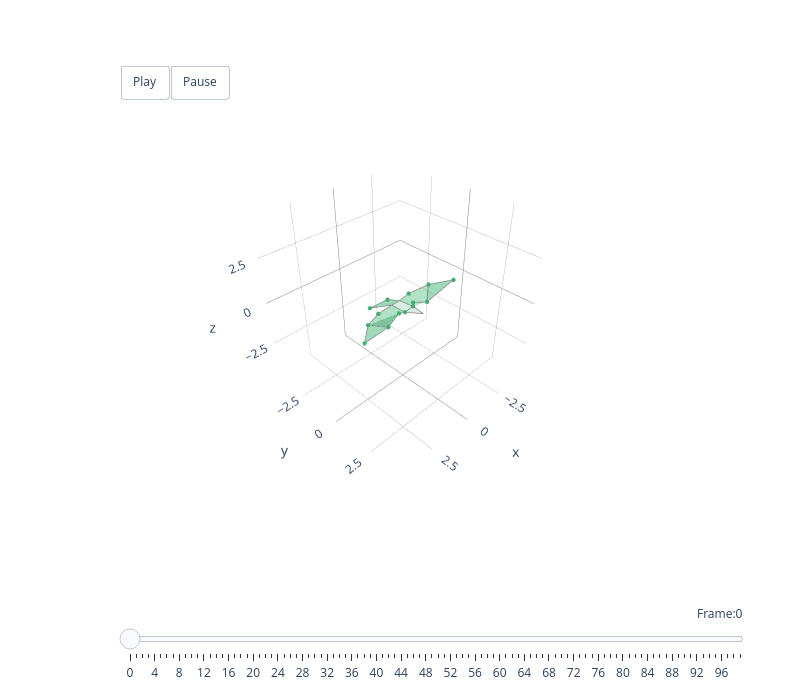

Source (notebook cell):
### Markdown cell above
### Animating real flight data

You can also animate actual recorded flight data to see how the pigeon moved during the capture session. We use `animate_plotly` with a subset of the cleaned frames.

**Important:** `animate_plotly` expects analysis markers only (14 for the pigeon), not all 19 markers. Use `get_analysis_data()` to extract just the analysis markers before animating.

### Code cell
# Animate a short segment of real flight data
# animate_plotly expects analysis markers only (14), not all markers (19),
# so we use get_analysis_data to extract just the analysis markers.
analysis_clean = pigeon.get_analysis_data(clean_full)
fig = animate_plotly(pigeon, analysis_clean[0:100], colour='mediumseagreen')
fig.show()

### Figure 1 — Plotly figure (JSON) as saved in the notebook; plotly's stock layout.template omitted (floating-point values rounded to 4 significant figures)
{"data": [{"color": "mediumseagreen", "hoverinfo": "none", "opacity": 0.2, "type": "mesh3d", "x": [0.3368, -0.05033, -0.2906], "y": [0.4547, 1.261, 0.3767], "z": [0.0008271, 0.1311, -0.0156]}, {"hoverinfo": "name", "line": {"color": "grey", "width": 1.5}, "mode": "lines", "name": "head mediumseagreen", "type": "scatter3d", "x": [0.3368, -0.05033, -0.2906, 0.3368], "y": [0.4547, 1.261, 0.3767, 0.4547], "z": [0.0008271, 0.1311, -0.0156, 0.0008271]}, {"color": "mediumseagreen", "hoverinfo": "none", "opacity": 0.2, "type": "mesh3d", "x": [0.3368, 0.271, 0.04818, -0.271, -0.2906], "y": [0.4547, -0.5183, -0.5183, -0.5183, 0.3767], "z": [0.0008271, -0.1189, -0.1189, -0.1189, -0.0156]}, {"hoverinfo": "name", "line": {"color": "grey", "width": 1.5}, "mode": "lines", "name": "body mediumseagreen", "type": "scatter3d", "x": [0.3368, 0.271, 0.04818, -0.271, -0.2906, 0.3368], "y": [0.4547, -0.5183, -0.5183, -0.5183, 0.3767, 0.4547], "z": [0.0008271, -0.1189, -0.1189, -0.1189, -0.0156, 0.0008271]}, {"color": "mediumseagreen", "hoverinfo": "none", "opacity": 0.5, "type": "mesh3d", "x": [0.271, 0.04818, -0.271, -0.4957, 0.7545], "y": [-0.5183, -0.5183, -0.5183, -1.612, -1.573], "z": [-0.1189, -0.1189, -0.1189, -0.707, -0.5889]}, {"hoverinfo": "name", "line": {"color": "grey", "width": 1.5}, "mode": "lines", "name": "tail mediumseagreen", "type": "scatter3d", "x": [0.271, 0.04818, -0.271, -0.4957, 0.7545, 0.271], "y": [-0.5183, -0.5183, -0.5183, -1.612, -1.573, -0.5183], "z": [-0.1189, -0.1189, -0.1189, -0.707, -0.5889, -0.1189]}, {"color": "mediumseagreen", "hoverinfo": "none", "opacity": 0.4, "type": "mesh3d", "x": [0.3368, 0.6115, 1.037, 2.265, 1.203, 0.271], "y": [0.4547, 0.3387, 0.04017, 0.00486, -0.4476, -0.5183], "z": [0.0008271, 0.01335, -0.7411, 0.0355, -0.1173, -0.1189]}, {"hoverinfo": "name", "line": {"color": "grey", "width": 1.5}, "mode": "lines", "name": "right_armwing mediumseagreen", "type": "scatter3d", "x": [0.3368, 0.6115, 1.037, 2.265, 1.203, 0.271, 0.3368], "y": [0.4547, 0.3387, 0.04017, 0.00486, -0.4476, -0.5183, 0.4547], "z": [0.0008271, 0.01335, -0.7411, 0.0355, -0.1173, -0.1189, 0.0008271]}, {"color": "mediumseagreen", "hoverinfo": "none", "opacity": 0.4, "type": "mesh3d", "x": [-0.2906, -0.526, -1.115, -2.202, -1.048, -0.271], "y": [0.3767, 0.1524, 0.5349, -0.3595, -0.6449, -0.5183], "z": [-0.0156, -0.02654, -0.08643, 0.009028, -0.129, -0.1189]}, {"hoverinfo": "name", "line": {"color": "grey", "width": 1.5}, "mode": "lines", "name": "left_armwing mediumseagreen", "type": "scatter3d", "x": [-0.2906, -0.526, -1.115, -2.202, -1.048, -0.271, -0.2906], "y": [0.3767, 0.1524, 0.5349, -0.3595, -0.6449, -0.5183, 0.3767], "z": [-0.0156, -0.02654, -0.08643, 0.009028, -0.129, -0.1189, -0.0156]}, {"color": "mediumseagreen", "hoverinfo": "none", "opacity": 0.5, "type": "mesh3d", "x": [-1.115, -2.202, -3.26], "y": [0.5349, -0.3595, 0.3993], "z": [-0.08643, 0.009028, 0.1568]}, {"hoverinfo": "name", "line": {"color": "grey", "width": 1.5}, "mode": "lines", "name": "left_handwing mediumseagreen", "type": "scatter3d", "x": [-1.115, -2.202, -3.26, -1.115], "y": [0.5349, -0.3595, 0.3993, 0.5349], "z": [-0.08643, 0.009028, 0.1568, -0.08643]}, {"color": "mediumseagreen", "hoverinfo": "none", "opacity": 0.5, "type": "mesh3d", "x": [1.037, 2.265, 3.229], "y": [0.04017, 0.00486, 0.8544], "z": [-0.7411, 0.0355, 0.0407]}, {"hoverinfo": "name", "line": {"color": "grey", "width": 1.5}, "mode": "lines", "name": "right_handwing mediumseagreen", "type": "scatter3d", "x": [1.037, 2.265, 3.229, 1.037], "y": [0.04017, 0.00486, 0.8544, 0.04017], "z": [-0.7411, 0.0355, 0.0407, -0.7411]}, {"hoverinfo": "none", "marker": {"color": "mediumseagreen", "opacity": 1, "size": 2.5}, "mode": "markers", "type": "scatter3d", "x": [-3.26, 3.229, -1.115, 1.037, -2.202, 2.265, -1.048, 1.203, -0.526, 0.6115, -0.2906, 0.3368, -0.4957, 0.7545], "y": [0.3993, 0.8544, 0.5349, 0.04017, -0.3595, 0.00486, -0.6449, -0.4476, 0.1524, 0.3387, 0.3767, 0.4547, -1.612, -1.573], "z": [0.1568, 0.0407, -0.08643, -0.7411, 0.009028, 0.0355, -0.129, -0.1173, -0.02654, 0.01335, -0.0156, 0.0008271, -0.707, -0.5889]}], "layout": {"height": 700, "margin": {"b": 100, "l": 50, "r": 50, "t": 100}, "scene": {"aspectmode": "cube", "aspectratio": {"x": 1, "y": 1, "z": 1}, "camera": {"eye": {"x": 1.5, "y": 1.5, "z": 1.5}, "up": {"x": 0, "y": 0, "z": 1}}, "domain": {"x": [0, 1], "y": [0.1, 1]}, "xaxis": {"backgroundcolor": "white", "dtick": 2.5, "gridcolor": "grey", "gridwidth": 0.5, "range": [-4.565, 4.565], "showbackground": true, "tick0": 0, "zerolinecolor": "grey"}, "yaxis": {"backgroundcolor": "white", "dtick": 2.5, "gridcolor": "grey", "gridwidth": 0.5, "range": [-4.776, 4.354], "showbackground": true, "tick0": 0, "zerolinecolor": "grey"}, "zaxis": {"backgroundcolor": "white", "dtick": 2.5, "gridcolor": "grey", "gridwidth": 0.5, "range": [-4.565, 4.565], "showbackground": true, "tick0": 0, "zerolinecolor": "grey"}}, "showlegend": false, "sliders": [{"active": 0, "currentvalue": {"font": {"size": 12}, "prefix": "Frame:", "visible": true, "xanchor": "right"}, "len": 0.9, "pad": {"b": 10, "t": 50}, "steps": [{"args": [[0], {"frame": {"duration": 300, "redraw": true}, "mode": "immediate", "transition": {"duration": 300}}], "label": "0", "method": "animate"}, {"args": [[1], {"frame": {"duration": 300, "redraw": true}, "mode": "immediate", "transition": {"duration": 300}}], "label": "1", "method": "animate"}, {"args": [[2], {"frame": {"duration": 300, "redraw": true}, "mode": "immediate", "transition": {"duration": 300}}], "label": "2", "method": "animate"}, {"args": [[3], {"frame": {"duration": 300, "redraw": true}, "mode": "immediate", "transition": {"duration": 300}}], "label": "3", "method": "animate"}, {"args": [[4], {"frame": {"duration": 300, "redraw": true}, "mode": "immediate", "transition": {"duration": 300}}], "label": "4", "method": "animate"}, {"args": [[5], {"frame": {"duration": 300, "redraw": true}, "mode": "immediate", "transition": {"duration": 300}}], "label": "5", "method": "animate"}, {"args": [[6], {"frame": {"duration": 300, "redraw": true}, "mode": "immediate", "transition": {"duration": 300}}], "label": "6", "method": "animate"}, {"args": [[7], {"frame": {"duration": 300, "redraw": true}, "mode": "immediate", "transition": {"duration": 300}}], "label": "7", "method": "animate"}, {"args": [[8], {"frame": {"duration": 300, "redraw": true}, "mode": "immediate", "transition": {"duration": 300}}], "label": "8", "method": "animate"}, {"args": [[9], {"frame": {"duration": 300, "redraw": true}, "mode": "immediate", "transition": {"duration": 300}}], "label": "9", "method": "animate"}, {"args": [[10], {"frame": {"duration": 300, "redraw": true}, "mode": "immediate", "transition": {"duration": 300}}], "label": "10", "method": "animate"}, {"args": [[11], {"frame": {"duration": 300, "redraw": true}, "mode": "immediate", "transition": {"duration": 300}}], "label": "11", "method": "animate"}, {"args": [[12], {"frame": {"duration": 300, "redraw": true}, "mode": "immediate", "transition": {"duration": 300}}], "label": "12", "method": "animate"}, {"args": [[13], {"frame": {"duration": 300, "redraw": true}, "mode": "immediate", "transition": {"duration": 300}}], "label": "13", "method": "animate"}, {"args": [[14], {"frame": {"duration": 300, "redraw": true}, "mode": "immediate", "transition": {"duration": 300}}], "label": "14", "method": "animate"}, {"args": [[15], {"frame": {"duration": 300, "redraw": true}, "mode": "immediate", "transition": {"duration": 300}}], "label": "15", "method": "animate"}, {"args": [[16], {"frame": {"duration": 300, "redraw": true}, "mode": "immediate", "transition": {"duration": 300}}], "label": "16", "method": "animate"}, {"args": [[17], {"frame": {"duration": 300, "redraw": true}, "mode": "immediate", "transition": {"duration": 300}}], "label": "17", "method": "animate"}, {"args": [[18], {"frame": {"duration": 300, "redraw": true}, "mode": "immediate", "transition": {"duration": 300}}], "label": "18", "method": "animate"}, {"args": [[19], {"frame": {"duration": 300, "redraw": true}, "mode": "immediate", "transition": {"duration": 300}}], "label": "19", "method": "animate"}, {"args": [[20], {"frame": {"duration": 300, "redraw": true}, "mode": "immediate", "transition": {"duration": 300}}], "label": "20", "method": "animate"}, {"args": [[21], {"frame": {"duration": 300, "redraw": true}, "mode": "immediate", "transition": {"duration": 300}}], "label": "21", "method": "animate"}, {"args": [[22], {"frame": {"duration": 300, "redraw": true}, "mode": "immediate", "transition": {"duration": 300}}], "label": "22", "method": "animate"}, {"args": [[23], {"frame": {"duration": 300, "redraw": true}, "mode": "immediate", "transition": {"duration": 300}}], "label": "23", "method": "animate"}, {"args": [[24], {"frame": {"duration": 300, "redraw": true}, "mode": "immediate", "transition": {"duration": 300}}], "label": "24", "method": "animate"}, {"args": [[25], {"frame": {"duration": 300, "redraw": true}, "mode": "immediate", "transition": {"duration": 300}}], "label": "25", "method": "animate"}, {"args": [[26], {"frame": {"duration": 300, "redraw": true}, "mode": "immediate", "transition": {"duration": 300}}], "label": "26", "method": "animate"}, {"args": [[27], {"frame": {"duration": 300, "redraw": true}, "mode": "immediate", "transition": {"duration": 300}}], "label": "27", "method": "animate"}, {"args": [[28], {"frame": {"duration": 300, "redraw": true}, "mode": "immediate", "transition": {"duration": 300}}], "label": "28", "method": "animate"}, {"args": [[29], {"frame": {"duration": 300, "redraw": true}, "mode": "immediate", "transition": {"duration": 300}}], "label": "29", "method": "animate"}, {"args": [[30], {"frame": {"duration": 300, "redraw": true}, "mode": "immediate", "transition": {"duration": 300}}], "label": "30", "method": "animate"}, {"args": [[31], {"frame": {"duration": 300, "redraw": true}, "mode": "immediate", "transition": {"duration": 300}}], "label": "31", "method": "animate"}, {"args": [[32], {"frame": {"duration": 300, "redraw": true}, "mode": "immediate", "transition": {"duration": 300}}], "label": "32", "method": "animate"}, {"args": [[33], {"frame": {"duration": 300, "redraw": true}, "mode": "immediate", "transition": {"duration": 300}}], "label": "33", "method": "animate"}, {"args": [[34], {"frame": {"duration": 300, "redraw": true}, "mode": "immediate", "transition": {"duration": 300}}], "label": "34", "method": "animate"}, {"args": [[35], {"frame": {"duration": 300, "redraw": true}, "mode": "immediate", "transition": {"duration": 300}}], "label": "35", "method": "animate"}, {"args": [[36], {"frame": {"duration": 300, "redraw": true}, "mode": "immediate", "transition": {"duration": 300}}], "label": "36", "method": "animate"}, {"args": [[37], {"frame": {"duration": 300, "redraw": true}, "mode": "immediate", "transition": {"duration": 300}}], "label": "37", "method": "animate"}, {"args": [[38], {"frame": {"duration": 300, "redraw": true}, "mode": "immediate", "transition": {"duration": 300}}], "label": "38", "method": "animate"}, {"args": [[39], {"frame": {"duration": 300, "redraw": true}, "mode": "immediate", "transition": {"duration": 300}}], "label": "39", "method": "animate"}, {"args": [[40], {"frame": {"duration": 300, "redraw": true}, "mode": "immediate", "transition": {"duration": 300}}], "label": "40", "method": "animate"}, {"args": [[41], {"frame": {"duration": 300, "redraw": true}, "mode": "immediate", "transition": {"duration": 300}}], "label": "41", "method": "animate"}, {"args": [[42], {"frame": {"duration": 300, "redraw": true}, "mode": "immediate", "transition": {"duration": 300}}], "label": "42", "method": "animate"}, {"args": [[43], {"frame": {"duration": 300, "redraw": true}, "mode": "immediate", "transition": {"duration": 300}}], "label": "43", "method": "animate"}, {"args": [[44], {"frame": {"duration": 300, "redraw": true}, "mode": "immediate", "transition": {"duration": 300}}], "label": "44", "method": "animate"}, {"args": [[45], {"frame": {"duration": 300, "redraw": true}, "mode": "immediate", "transition": {"duration": 300}}], "label": "45", "method": "animate"}, {"args": [[46], {"frame": {"duration": 300, "redraw": true}, "mode": "immediate", "transition": {"duration": 300}}], "label": "46", "method": "animate"}, {"args": [[47], {"frame": {"duration": 300, "redraw": true}, "mode": "immediate", "transition": {"duration": 300}}], "label": "47", "method": "animate"}, {"args": [[48], {"frame": {"duration": 300, "redraw": true}, "mode": "immediate", "transition": {"duration": 300}}], "label": "48", "method": "animate"}, {"args": [[49], {"frame": {"duration": 300, "redraw": true}, "mode": "immediate", "transition": {"duration": 300}}], "label": "49", "method": "animate"}, {"args": [[50], {"frame": {"duration": 300, "redraw": true}, "mode": "immediate", "transition": {"duration": 300}}], "label": "50", "method": "animate"}, {"args": [[51], {"frame": {"duration": 300, "redraw": true}, "mode": "immediate", "transition": {"duration": 300}}], "label": "51", "method": "animate"}, {"args": [[52], {"frame": {"duration": 300, "redraw": true}, "mode": "immediate", "transition": {"duration": 300}}], "label": "52", "method": "animate"}, {"args": [[53], {"frame": {"duration": 300, "redraw": true}, "mode": "immediate", "transition": {"duration": 300}}], "label": "53", "method": "animate"}, {"args": [[54], {"frame": {"duration": 300, "redraw": true}, "mode": "immediate", "transition": {"duration": 300}}], "label": "54", "method": "animate"}, {"args": [[55], {"frame": {"duration": 300, "redraw": true}, "mode": "immediate", "transition": {"duration": 300}}], "label": "55", "method": "animate"}, {"args": [[56], {"frame": {"duration": 300, "redraw": true}, "mode": "immediate", "transition": {"duration": 300}}], "label": "56", "method": "animate"}, {"args": [[57], {"frame": {"duration": 300, "redraw": true}, "mode": "immediate", "transition": {"duration": 300}}], "label": "57", "method": "animate"}, {"args": [[58], {"frame": {"duration": 300, "redraw": true}, "mode": "immediate", "transition": {"duration": 300}}], "label": "58", "method": "animate"}, {"args": [[59], {"frame": {"duration": 300, "redraw": true}, "mode": "immediate", "transition": {"duration": 300}}], "label": "59", "method": "animate"}, {"args": [[60], {"frame": {"duration": 300, "redraw": true}, "mode": "immediate", "transition": {"duration": 300}}], "label": "60", "method": "animate"}, {"args": [[61], {"frame": {"duration": 300, "redraw": true}, "mode": "immediate", "transition": {"duration": 300}}], "label": "61", "method": "animate"}, {"args": [[62], {"frame": {"duration": 300, "redraw": true}, "mode": "immediate", "transition": {"duration": 300}}], "label": "62", "method": "animate"}, {"args": [[63], {"frame": {"duration": 300, "redraw": true}, "mode": "immediate", "transition": {"duration": 300}}], "label": "63", "method": "animate"}, {"args": [[64], {"frame": {"duration": 300, "redraw": true}, "mode": "immediate", "transition": {"duration": 300}}], "label": "64", "method": "animate"}, {"args": [[65], {"frame": {"duration": 300, "redraw": true}, "mode": "immediate", "transition": {"duration": 300}}], "label": "65", "method": "animate"}, {"args": [[66], {"frame": {"duration": 300, "redraw": true}, "mode": "immediate", "transition": {"duration": 300}}], "label": "66", "method": "animate"}, {"args": [[67], {"frame": {"duration": 300, "redraw": true}, "mode": "immediate", "transition": {"duration": 300}}], "label": "67", "method": "animate"}, {"args": [[68], {"frame": {"duration": 300, "redraw": true}, "mode": "immediate", "transition": {"duration": 300}}], "label": "68", "method": "animate"}, {"args": [[69], {"frame": {"duration": 300, "redraw": true}, "mode": "immediate", "transition": {"duration": 300}}], "label": "69", "method": "animate"}, {"args": [[70], {"frame": {"duration": 300, "redraw": true}, "mode": "immediate", "transition": {"duration": 300}}], "label": "70", "method": "animate"}, {"args": [[71], {"frame": {"duration": 300, "redraw": true}, "mode": "immediate", "transition": {"duration": 300}}], "label": "71", "method": "animate"}, {"args": [[72], {"frame": {"duration": 300, "redraw": true}, "mode": "immediate", "transition": {"duration": 300}}], "label": "72", "method": "animate"}, {"args": [[73], {"frame": {"duration": 300, "redraw": true}, "mode": "immediate", "transition": {"duration": 300}}], "label": "73", "method": "animate"}, {"args": [[74], {"frame": {"duration": 300, "redraw": true}, "mode": "immediate", "transition": {"duration": 300}}], "label": "74", "method": "animate"}, {"args": [[75], {"frame": {"duration": 300, "redraw": true}, "mode": "immediate", "transition": {"duration": 300}}], "label": "75", "method": "animate"}, {"args": [[76], {"frame": {"duration": 300, "redraw": true}, "mode": "immediate", "transition": {"duration": 300}}], "label": "76", "method": "animate"}, {"args": [[77], {"frame": {"duration": 300, "redraw": true}, "mode": "immediate", "transition": {"duration": 300}}], "label": "77", "method": "animate"}, {"args": [[78], {"frame": {"duration": 300, "redraw": true}, "mode": "immediate", "transition": {"duration": 300}}], "label": "78", "method": "animate"}, {"args": [[79], {"frame": {"duration": 300, "redraw": true}, "mode": "immediate", "transition": {"duration": 300}}], "label": "79", "method": "animate"}, {"args": [[80], {"frame": {"duration": 300, "redraw": true}, "mode": "immediate", "transition": {"duration": 300}}], "label": "80", "method": "animate"}, {"args": [[81], {"frame": {"duration": 300, "redraw": true}, "mode": "immediate", "transition": {"duration": 300}}], "label": "81", "method": "animate"}, {"args": [[82], {"frame": {"duration": 300, "redraw": true}, "mode": "immediate", "transition": {"duration": 300}}], "label": "82", "method": "animate"}, {"args": [[83], {"frame": {"duration": 300, "redraw": true}, "mode": "immediate", "transition": {"duration": 300}}], "label": "83", "method": "animate"}, {"args": [[84], {"frame": {"duration": 300, "redraw": true}, "mode": "immediate", "transition": {"duration": 300}}], "label": "84", "method": "animate"}, {"args": [[85], {"frame": {"duration": 300, "redraw": true}, "mode": "immediate", "transition": {"duration": 300}}], "label": "85", "method": "animate"}, {"args": [[86], {"frame": {"duration": 300, "redraw": true}, "mode": "immediate", "transition": {"duration": 300}}], "label": "86", "method": "animate"}, {"args": [[87], {"frame": {"duration": 300, "redraw": true}, "mode": "immediate", "transition": {"duration": 300}}], "label": "87", "method": "animate"}, {"args": [[88], {"frame": {"duration": 300, "redraw": true}, "mode": "immediate", "transition": {"duration": 300}}], "label": "88", "method": "animate"}, {"args": [[89], {"frame": {"duration": 300, "redraw": true}, "mode": "immediate", "transition": {"duration": 300}}], "label": "89", "method": "animate"}, {"args": [[90], {"frame": {"duration": 300, "redraw": true}, "mode": "immediate", "transition": {"duration": 300}}], "label": "90", "method": "animate"}, {"args": [[91], {"frame": {"duration": 300, "redraw": true}, "mode": "immediate", "transition": {"duration": 300}}], "label": "91", "method": "animate"}, {"args": [[92], {"frame": {"duration": 300, "redraw": true}, "mode": "immediate", "transition": {"duration": 300}}], "label": "92", "method": "animate"}, {"args": [[93], {"frame": {"duration": 300, "redraw": true}, "mode": "immediate", "transition": {"duration": 300}}], "label": "93", "method": "animate"}, {"args": [[94], {"frame": {"duration": 300, "redraw": true}, "mode": "immediate", "transition": {"duration": 300}}], "label": "94", "method": "animate"}, {"args": [[95], {"frame": {"duration": 300, "redraw": true}, "mode": "immediate", "transition": {"duration": 300}}], "label": "95", "method": "animate"}, {"args": [[96], {"frame": {"duration": 300, "redraw": true}, "mode": "immediate", "transition": {"duration": 300}}], "label": "96", "method": "animate"}, {"args": [[97], {"frame": {"duration": 300, "redraw": true}, "mode": "immediate", "transition": {"duration": 300}}], "label": "97", "method": "animate"}, {"args": [[98], {"frame": {"duration": 300, "redraw": true}, "mode": "immediate", "transition": {"duration": 300}}], "label": "98", "method": "animate"}, {"args": [[99], {"frame": {"duration": 300, "redraw": true}, "mode": "immediate", "transition": {"duration": 300}}], "label": "99", "method": "animate"}], "transition": {"duration": 300, "easing": "cubic-in-out"}, "x": 0.1, "xanchor": "left", "y": 0, "yanchor": "top"}], "updatemenus": [{"buttons": [{"args": [null, {"frame": {"duration": 100, "redraw": true}, "mode": "immediate"}], "label": "Play", "method": "animate"}, {"args": [[null], {"frame": {"duration": 0, "redraw": true}, "mode": "immediate"}], "label": "Pause", "method": "animate"}], "direction": "left", "pad": {"r": 10, "t": 10}, "showactive": false, "type": "buttons", "x": 0.1, "xanchor": "left", "y": 1.1, "yanchor": "top"}], "width": 800}}
